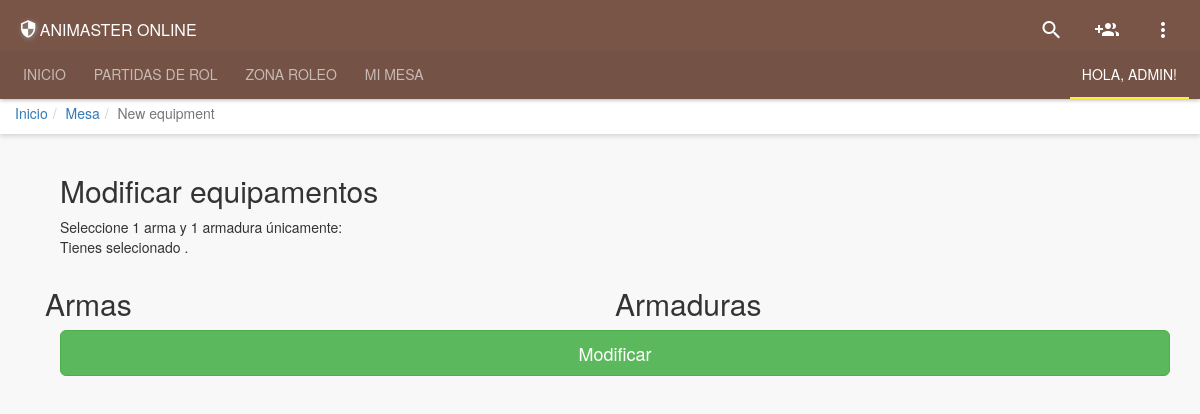
/settings/character/mod_equipment.php (signed in), run on an earlier commit of the app's database.
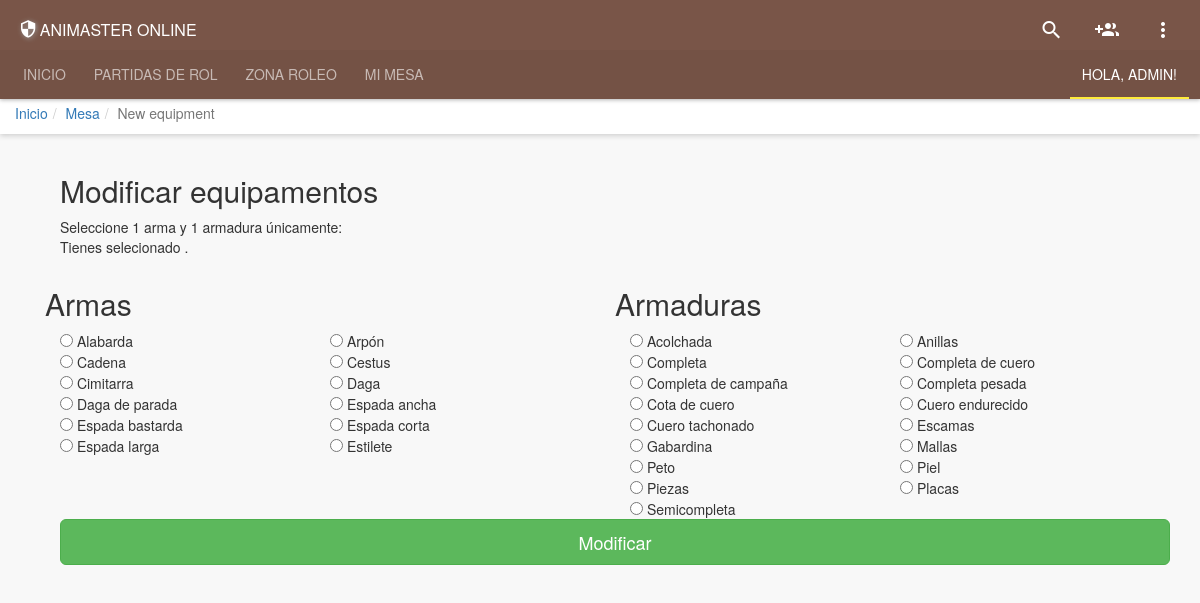
And on a later commit of the database.
### tables this page shows
CREATE TABLE Objeto (
      `id_objeto` int(11) NOT NULL AUTO_INCREMENT,
  `nombre` varchar(32) DEFAULT NULL,
  `descripcion` varchar(2000) DEFAULT NULL,
  `peso` float(4,1) DEFAULT NULL,
  `precio` int(11) DEFAULT NULL,
  `public` varchar(8) DEFAULT 'true',
  `disponibilidad` varchar(8) DEFAULT NULL,
  `calidad` int(11) DEFAULT NULL,
  `id_tipo` int(11) DEFAULT '6',
      PRIMARY KEY (`id_objeto`)
);

### System/Classes/Objeto.php (called while the page is built, shortened)
<?php
    class Objeto{
        private $id_objeto;
        private $nombre;
        public function viewArmas(){
            $db = new connexio();
            $sql = "SELECT * FROM Objeto where id_tipo='3' and public='true'";
            $query = $db->query($sql);
            $rtn = array();
            while($obj = $query->fetch_assoc()){
                $Objeto = new Objeto($obj["id_objeto"],$obj["nombre"],$obj["descripcion"],$obj["peso"],$obj["precio"],$obj["public"],$obj["disponibilidad"],$obj["calidad"],$obj["id_tipo"]);
                array_push($rtn, $Objeto);
            }
            return $rtn;
        }
        public function viewArmadura(){
            $db = new connexio();
            $sql = "SELECT * FROM Objeto where id_tipo='2' and public='true'";
            $query = $db->query($sql);
            $rtn = array();
            while($obj = $query->fetch_assoc()){
                $Objeto = new Objeto($obj["id_objeto"],$obj["nombre"],$obj["descripcion"],$obj["peso"],$obj["precio"],$obj["public"],$obj["disponibilidad"],$obj["calidad"],$obj["id_tipo"]);
                array_push($rtn, $Objeto);
            }
            return $rtn;
        }
        function __construct(){
            $args = func_get_args();
            $num = func_num_args();
            $f='__construct'. $num;
        }
        function __construct0(){
            $this->id_objeto=0;
            $this->nombre = "";
        }
        function __construct9($a1, $a2, $a3, $a4, $a5, $a6, $a7, $a8, $a9){
            $this->id_objeto=$a1;
            $this->nombre = $a2;
        }
        public function getId_Objeto() {
            return $this->id_objeto;
        }
        public function getNombre() {
            return $this->nombre;
        }
    }
?>

### settings/character/mod_equipment.php (the view, shortened to what the changed rows need)
<?php
include "../../Public/layouts/head.php";
?>
<?php
if(isset($_GET['idp'])&& !empty($_GET['idp'])){
    $id_part = $_GET['idp'];
}else{
    $id_part = null;
}
?>
<div class="container" >
    <form method="POST" name="myForm" action="<?php echo '../../System/Protocols/Equipment_Mod.php?idp='.$id_part ?>">
        <div class="row">
            <div class="col-md-12">
                <div class="col-md-12 cinput m-l-15 ">
                    <h2 class="form-signin-heading">Modificar equipamentos</h2>
                    Seleccione 1 arma y 1 armadura únicamente:<br>Tienes selecionado
                </div>
                <div class="col-md-6">
                    <h2 class="form-signin-heading">Armas</h2>
                        <?php
                        require_once "../../System/Classes/Objeto.php";
                        $objeto=new Objeto();
                        $objeto=$objeto->viewArmas();
                        foreach ($objeto as $objeto){
                            $nombre=$objeto->getNombre();
                            $id_objeto=$objeto->getId_Objeto();
                        ?>
                    <div class="col-md-6">
                        <input type="radio" name="armas" value="<?php echo $id_objeto ?>" id="<?php echo $id_objeto ?>" required><?php echo " ".$nombre ?>
                    </div>
                        <?php  } ?>
                </div>
                <div class="col-md-6">
                    <h2 class="form-signin-heading">Armaduras</h2>
                    <?php
                        require_once "../../System/Classes/Objeto.php";
                        $objeto=new Objeto();
                        $objeto=$objeto->viewArmadura();
                        foreach ($objeto as $objeto){
                            $nombre=$objeto->getNombre();
                            $id_objeto=$objeto->getId_Objeto();
                        ?>
                    <div class="col-md-6">
                        <input type="radio" name="armadura" value="<?php echo $id_objeto ?>" id="<?php echo $id_objeto ?>" required><?php echo " ".$nombre ?>
                    </div>
                        <?php  } ?>
                </div>
            </div>
        </div>
    </form>
</div>
<?php include "../../Public/layouts/footer.php";?>

### Public/layouts/menu.php (shortened to what the changed rows need)
<?php
	function migasdepan($migas){
		$migasdepan = explode("#",$migas);
		$contmigas = count($migasdepan);
		echo '<ol class="breadcrumb bgm-white z-depth-1-bottom">';
		for ($i = 1; $i < $contmigas; $i++){
			$pan = explode("|", $migasdepan[$i]);
			if ($i == 1){
				if(count($pan) == 2){
					echo '<li><a href="'.$pan[1].'">'.$pan[0].'</a></li>';
				}else{
					echo '<li class="active">'.$pan[0].'</li> ';
				}
			}else{
				if(count($pan) == 2){
					echo '<li><a href="'.$pan[1].'">'.$pan[0].'</a></li>';
				}else{
					echo '<li class="active">'.$pan[0].'</li> ';
				}
			}
		}
                echo '</ol>';
	}
?>
<?php
    if (strpos($self,"AniMasterV2/index.php")) {
    }else if (strpos($self,"AniMasterV2/mesa.php")) {
    }else if (strpos($self,"AniMasterV2/login.php")) {
    }else if (strpos($self,"AniMasterV2/signup.php")) {
    }else{
        migasdepan($migas);
    }
?>

What changed in the data, as far as the page shows it:
added objeto: nombre "Alabarda", shown under "Armas"
added objeto: nombre "Arpón", shown under "Armas"
added objeto: nombre "Cadena", shown under "Armas"
added objeto: nombre "Cestus", shown under "Armas"
added objeto: nombre "Cimitarra", shown under "Armas"
added objeto: nombre "Daga", shown under "Armas"
added objeto: nombre "Daga de parada", shown under "Armas"
added objeto: nombre "Espada ancha", shown under "Armas"
added objeto: nombre "Espada bastarda", shown under "Armas"
added objeto: nombre "Espada corta", shown under "Armas"
added objeto: nombre "Espada larga", shown under "Armas"
added objeto: nombre "Estilete", shown under "Armas"
added objeto: nombre "Acolchada", shown under "Armaduras"
added objeto: nombre "Anillas", shown under "Armaduras"
added objeto: nombre "Completa", shown under "Armaduras"
added objeto: nombre "Completa de cuero", shown under "Armaduras"
added objeto: nombre "Completa de campaña", shown under "Armaduras"
added objeto: nombre "Completa pesada", shown under "Armaduras"
added objeto: nombre "Cota de cuero", shown under "Armaduras"
added objeto: nombre "Cuero endurecido", shown under "Armaduras"
added objeto: nombre "Cuero tachonado", shown under "Armaduras"
added objeto: nombre "Escamas", shown under "Armaduras"
added objeto: nombre "Gabardina", shown under "Armaduras"
added objeto: nombre "Mallas", shown under "Armaduras"
added objeto: nombre "Peto", shown under "Armaduras"
added objeto: nombre "Piel", shown under "Armaduras"
added objeto: nombre "Piezas", shown under "Armaduras"
added objeto: nombre "Placas", shown under "Armaduras"
added objeto: nombre "Semicompleta", shown under "Armaduras"
